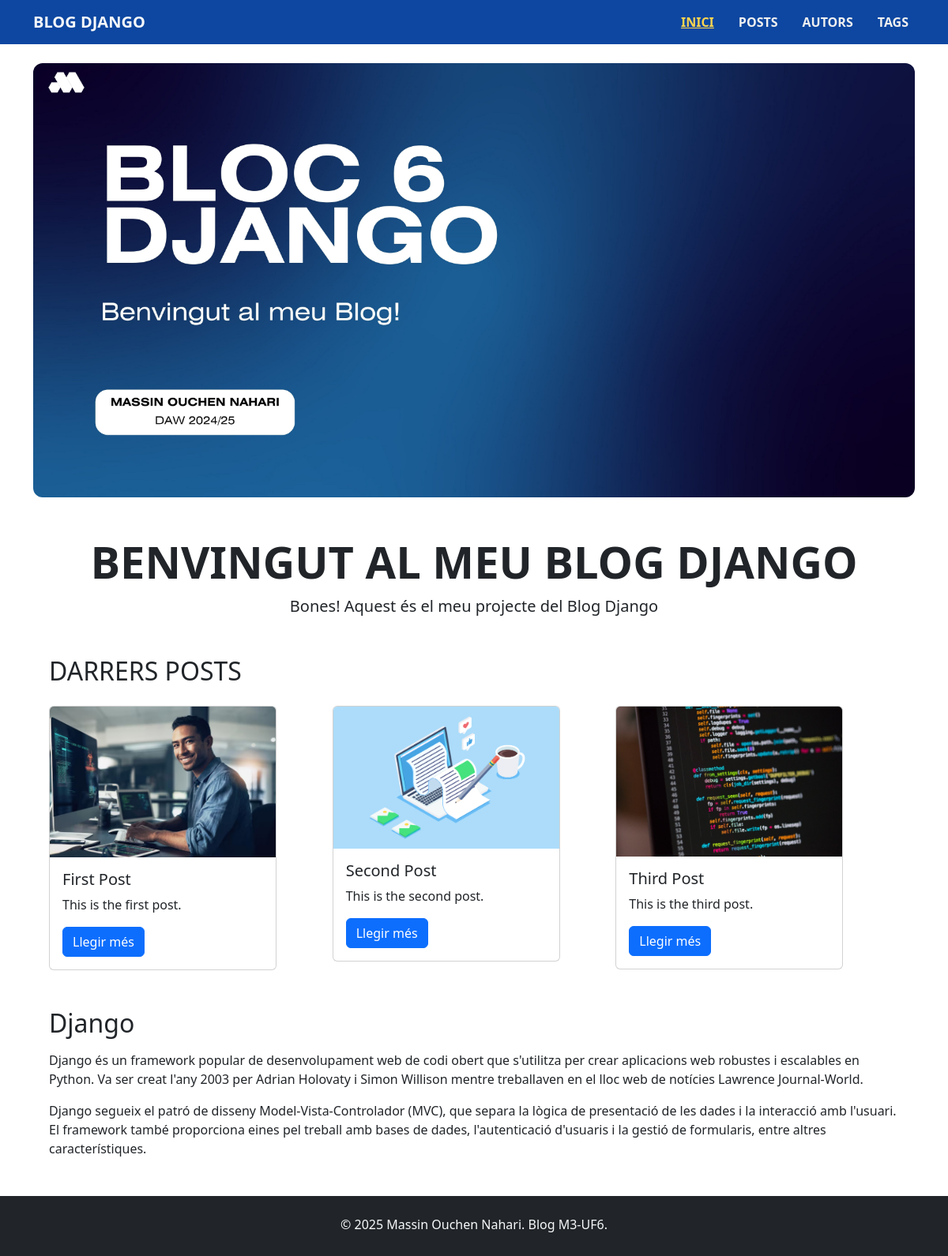
The page / on the database its author committed.
### blog/models.py (models this page shows, shortened)
class Post(models.Model):
    title = models.CharField(max_length=200)
    excerpt = models.TextField(max_length=300)
    image_name = models.CharField(max_length=100)
    date = models.DateField()
    slug = models.SlugField(unique=True, blank=False)
    content = models.TextField()
    author = models.ForeignKey('Author', on_delete=models.CASCADE, null=True, blank=True)
    tags = models.ManyToManyField('Tag')

### blog/views.py (the view)
# urls.py: path('', views.starting_page, name='starting_page'),
def starting_page(request):
    latest_posts = Post.objects.order_by('-date')[:3]
    return render(request, "blog/index.html", {
        "posts": latest_posts
    })

### blog/templates/blog/index.html
{% extends "blog/base.html" %}
{% load static %}
{% block content %}
<section id="welcome" class="mb-5">
  <div class="hero-image-clean">
    <img src="{% static 'blog/images/iml.jpg' %}" alt="Imatge del blog" class="w-100" style="max-height: 550px; object-fit: cover; border-radius: 12px;">
  </div>
</section>
<div class="text-center my-5">
  <h1 class="display-4 fw-bold">BENVINGUT AL MEU BLOG DJANGO</h1>
  <p class="lead">Bones! Aquest és el meu projecte del Blog Django</p>
</div>
<div class="container" style="max-width: 1100px;">
  <h2 class="mt-5 mb-3">DARRERS POSTS</h2>
  <div class="d-flex justify-content-between my-4">
    <div class="row g-2" style="width: 100%;">
      {% for post in posts %}
        <div class="col-5 col-md-4">
          {% include "blog/post_card.html" with post=post %}
        </div>
      {% endfor %}
    </div>
  </div>
  <h2 class="mt-5 mb-3">Django</h2>
  <p>
    Django és un framework popular de desenvolupament web de codi obert que s'utilitza per crear aplicacions web robustes i escalables en Python. Va ser creat l'any 2003 per Adrian Holovaty i Simon Willison mentre treballaven en el lloc web de notícies Lawrence Journal-World.
  </p>
  <p>
    Django segueix el patró de disseny Model-Vista-Controlador (MVC), que separa la lògica de presentació de les dades i la interacció amb l'usuari. El framework també proporciona eines pel treball amb bases de dades, l'autenticació d'usuaris i la gestió de formularis, entre altres característiques.
  </p>
</div>
{% endblock %}

### blog/templates/blog/post_card.html
{% load static %}
<div class="col">
  <div class="card h-100" style="width: 18rem;">
    <a href="{% url 'post_detail' post.slug %}">
      <img
        src="{% static 'blog/images/' %}{{ post.image_name }}"
        class="card-img-top"
        alt="{{ post.title }}"
      >
    </a>
    <div class="card-body">
      <h5 class="card-title">{{ post.title }}</h5>
      <p class="card-text">{{ post.excerpt }}</p>
      <a href="{% url 'post_detail' post.slug %}" class="btn btn-primary">Llegir més</a>
    </div>
  </div>
</div>

### rows shown on the page
Post: image_name (picture), title "First Post", excerpt "This is the first post."
Post: image_name (picture), title "Second Post", excerpt "This is the second post."
Post: image_name (picture), title "Third Post", excerpt "This is the third post."
